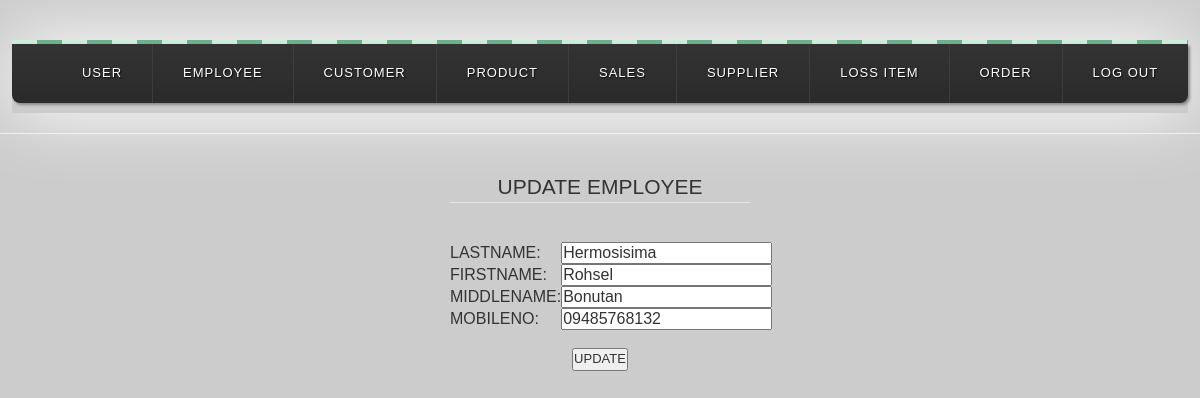
Page /employee_edit.php?ID=1 (signed in) on the committed database.
### tables this page shows
CREATE TABLE IF NOT EXISTS `employee` (
  `EmployeeID` int(11) NOT NULL,
  `E_LName` varchar(50) NOT NULL,
  `E_FName` varchar(50) NOT NULL,
  `E_MName` varchar(50) NOT NULL,
  `E_MobileNo` varchar(15) NOT NULL
);

### employee_edit.php (the view, shortened to what this page needs)
<html>
<body>
<link rel="stylesheet" type="text/css" href="mystyles.css">
<?php
include('header.php');
?>
<head>
</head>
<div class="wrap">
<span class="decor"></span>
<nav>
  <ul class="primary">
    <li>
      <a href="users.php">USER</a>
    </li>
    <li>
      <a href="employee.php">EMPLOYEE</a>
    </li>
    <li>
      <a href="customer.php">CUSTOMER</a>
    </li>
    <li>
      <a href="product.php">PRODUCT</a>
    </li>
    <li>
      <a href="sales.php">SALES</a>
    </li>
    <li>
      <a href="supplier.php">SUPPLIER</a>
    </li>
    <li>
      <a href="loss.php">LOSS ITEM</a>
    </li>
    <li>
      <a href="orders.php">ORDER</a>
    </li>
    <li>
      <a href="logout.php">LOG OUT</a>
    </li>
  </ul>
</nav>
</div>
<hr/>
<br/>
<div>
<center>
<?php
if(isset($_GET['ID']))
{
$ID=$_GET['ID'];
$query1=mysql_query("select * from employee where EmployeeID='$ID'");
$query2=mysql_fetch_array($query1);
?>
<center>
<form method="post" action="">
<fieldset style="width:300px;" ><legend>UPDATE EMPLOYEE</legend>
<table>
<br>
<tr>
<td>
LastName: <td><input type="text" name="E_LName" value="<?php echo $query2['E_LName']; ?>" /></td>
</td>
</tr>
<tr>
<td>
FirstName: <td><input type="text" name="E_FName" value="<?php echo $query2['E_FName']; ?>" /></td>
</td>
</tr>
<tr>
<td>
MiddleName: <td><input type="text" name="E_MName" value="<?php echo $query2['E_MName']; ?>" /></td>
</td>
</tr>
<tr>
<td>
MobileNo: <td><input type="text" name="E_MobileNo" value="<?php echo $query2['E_MobileNo']; ?>" /></td>
</td>
</tr>
</table>
<br />
<input type="submit" name="submit" value="UPDATE" />
</form>
<?php
}
?>
</body>
</html>

### mystyles.css (style rules this page uses)
body { background-color: ; }
input, Stextarea { font-family:times new roman; margin: 0; padding: 0; display: block; font-size: 100%; }

### employee_edit.php (style rules this page uses)
body { background: #ccc; font-family: helvetica, arial, serif; font-size: 13px; text-transform: uppercase; text-align: center; }
.wrap { display: inline-block; -webkit-box-shadow: 0 0 70px #fff; -moz-box-shadow: 0 0 70px #fff; box-shadow: 0 0 70px #fff; margin-top: 40px; }
.decor { background: #6EAF8D; background: -webkit-linear-gradient(left, #CDEBDB 50%, #6EAF8D 50%); background: -moz-linear-gradient(left, #CDEBDB 50%, #6EAF8D 50%); background: -o-linear-gradient(left, #CDEBDB 50%, #6EAF8D 50%); background: linear-gradient(left, white 50%, #6EAF8D 50%); background-size: 50px 25%;; padding: 2px; display: block; }
a { text-decoration: none; color: #fff; display: block; }
ul { list-style: none; position: relative; text-align: left; }
li { float: left; }
ul:after { clear: both; }
ul:before, ul:after { content: " "; display: table; }
nav { position: relative; background: #2B2B2B; background-image: -webkit-linear-gradient(bottom, #2B2B2B 7%, #333333 100%); background-image: -moz-linear-gradient(bottom, #2B2B2B 7%, #333333 100%); background-image: -o-linear-gradient(bottom, #2B2B2B 7%, #333333 100%); background-image: linear-gradient(bottom, #2B2B2B 7%, #333333 100%); text-align: center; letter-spacing: 1px; text-shadow: 1px 1px 1px #0E0E0E; -webkit-box-shadow: 2px 2px 3px #888; -moz-box-shadow: 2px 2px 3px #888; box-shadow: 2px 2px 3px #888; border-bottom-right-radius: 8px; border-bottom-left-radius: 8px; }
ul.primary li a { display: block; padding: 20px 30px; border-right: 1px solid #3D3D3D; }
ul.primary li:last-child a { border-right: none; }

### rows in the picture
employee: E_LName "Hermosisima", E_FName "Rohsel", E_MName "Bonutan", E_MobileNo "09485768132"
